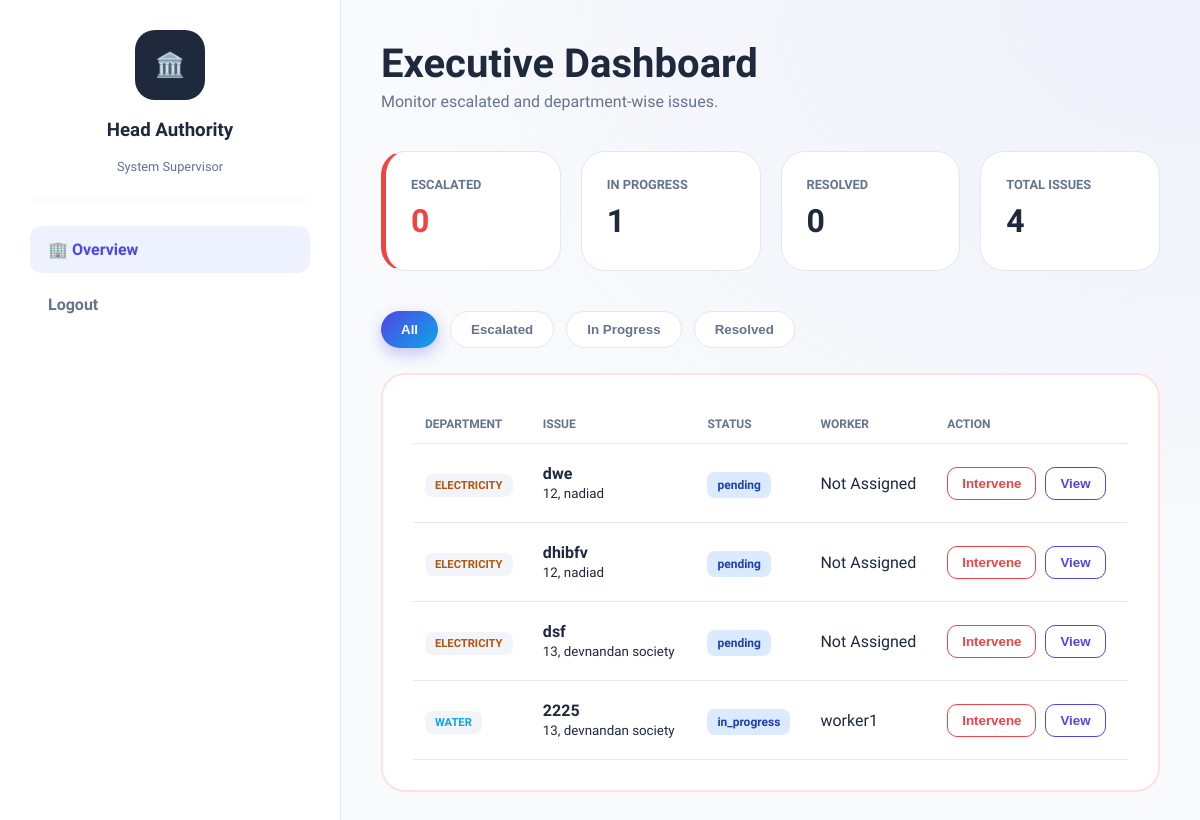
/headAuthority/ (signed in), run on an earlier commit of the app's database.
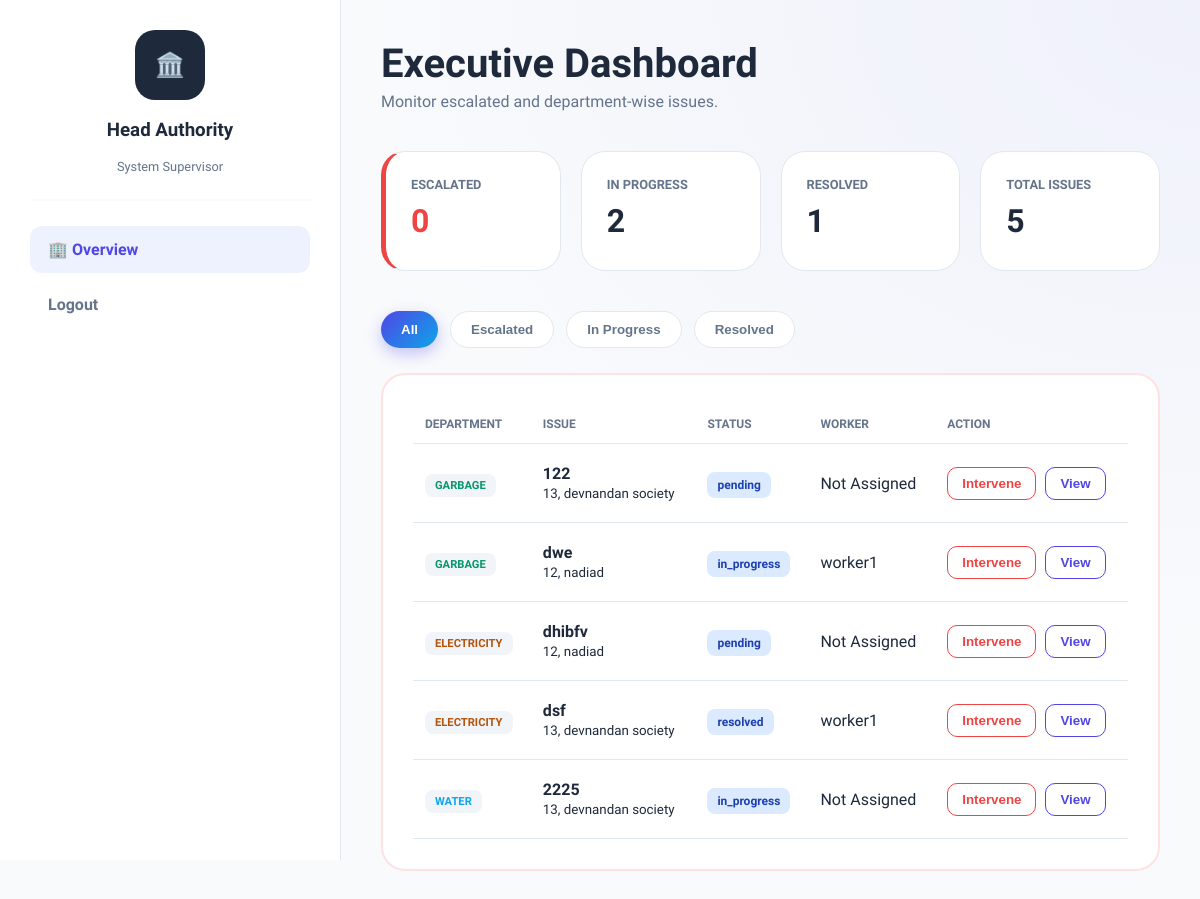
And on a later commit of the database.
### reports/models.py (models this page shows, shortened)
class Issue(models.Model):
    ISSUE_TYPES = [
        ('road', 'Road Problem'),
        ('water', 'Water Supply'),
        ('electricity', 'Electricity'),
        ('garbage', 'Garbage'),
    ]
    STATUS_CHOICES = [
        ('pending', 'Pending'),
        ('in_progress', 'In Progress'),
        ('resolved', 'Resolved'),
    ]
    citizen = models.ForeignKey(User, on_delete=models.CASCADE)
    worker = models.ForeignKey(
        User,
        on_delete=models.SET_NULL,
        null=True,
        blank=True,
        related_name='assigned_worker'
    )
    description = models.TextField()
    issue_type = models.CharField(max_length=50, choices=ISSUE_TYPES)
    location = models.CharField(max_length=255)
    image = models.ImageField(upload_to='issues/', blank=True, null=True)
    status = models.CharField(max_length=20, choices=STATUS_CHOICES, default='pending')
    is_escalated = models.BooleanField(default=False)
    deadline = models.DateTimeField(null=True, blank=True)
    created_at = models.DateTimeField(auto_now_add=True)

### frontend/views.py (the view)
# urls.py: path('headAuthority/', views.headAuthority, name='headAuthority'),
@login_required(login_url='login')
def headAuthority(request):
    issues = Issue.objects.all().order_by('-created_at')
    context = {
        "issues": issues,
        "total_count": issues.count(),
        "escalated_count": issues.filter(is_escalated=True).count(),
        "inprogress_count": issues.filter(status="in_progress").count(),
        "resolved_count": issues.filter(status="resolved").count(),
    }
    return render(request, "frontend/headAuthority.html", context)

### frontend/templates/frontend/headAuthority.html (shortened to what this page needs)
{% load static %}
<!DOCTYPE html>
<html lang="en">
<head>
    <link rel="stylesheet" href="{% static 'css/headAuthority.css' %}">
</head>
<body>
<div class="sidebar">
    <div class="auth-profile">
        <div class="avatar-shield">🏛️</div>
        <h3 class="auth-name">Head Authority</h3>
        <p class="auth-role">System Supervisor</p>
    </div>
    <nav>
        <a href="#" class="active">🏢 Overview</a>
        <a href="{% url 'logout' %}">Logout</a>
    </nav>
</div>
<div class="main-area">
    <div class="page-header">
        <h1>Executive Dashboard</h1>
        <p>Monitor escalated and department-wise issues.</p>
    </div>
    <div class="stats-grid">
        <div class="stat-card stat-danger">
            <h5>Escalated</h5>
            <h2>{{ escalated_count }}</h2>
        </div>
        <div class="stat-card">
            <h5>In Progress</h5>
            <h2>{{ inprogress_count }}</h2>
        </div>
        <div class="stat-card">
            <h5>Resolved</h5>
            <h2>{{ resolved_count }}</h2>
        </div>
        <div class="stat-card">
            <h5>Total Issues</h5>
            <h2>{{ total_count }}</h2>
        </div>
    </div>
    <div class="filter-buttons">
        <button class="active">All</button>
        <button>Escalated</button>
        <button>In Progress</button>
        <button>Resolved</button>
    </div>
    <div class="escalation-container">
        <table class="esc-table">
            <thead>
                <tr>
                    <th>Department</th>
                    <th>Issue</th>
                    <th>Status</th>
                    <th>Worker</th>
                    <th>Action</th>
                </tr>
            </thead>
            <tbody>
                {% for issue in issues %}
                <tr class="issue-row {{ issue.status }} {% if issue.is_escalated %}escalated{% endif %}">
                    <td>
                        <span class="dept-tag {{ issue.issue_type }}">
                            {{ issue.issue_type|upper }}
                        </span>
                    </td>
                    <td>
                        <b>{{ issue.description|truncatechars:30 }}</b><br>
                        <small>{{ issue.location }}</small>
                    </td>
                    <td>
                        {% if issue.is_escalated %}
                            <span class="delay-badge">Escalated</span>
                        {% else %}
                            <span class="status-tag">{{ issue.status }}</span>
                        {% endif %}
                    </td>
                    <td>
                        {% if issue.worker %}
                            {{ issue.worker.username }}
                        {% else %}
                            Not Assigned
                        {% endif %}
                    </td>
                    <td>
                        <button class="btn-intervene">Intervene</button>
                        <button class="btn-view">View</button>
                    </td>
                </tr>
                {% endfor %}
            </tbody>
        </table>
    </div>
</div>
</body>
</html>

What changed in the data, as far as the page shows it:
added Issue: issue_type "GARBAGE", description "122", location "13, devnandan society", status "pending", shows "Not Assigned"
changed Issue "dwe": issue_type "ELECTRICITY" → "GARBAGE"; status "pending" → "in_progress"; worker.username (not shown) → "worker1"; no longer shows "Not Assigned"
changed Issue "dsf": status "pending" → "resolved"; worker.username (not shown) → "worker1"; no longer shows "Not Assigned"
changed Issue "WATER": worker.username "worker1" → (not shown); now shows "Not Assigned"
Also different on the page:
{{ inprogress_count }}: "1" → "2"
{{ resolved_count }}: "0" → "1"
{{ total_count }}: "4" → "5"
